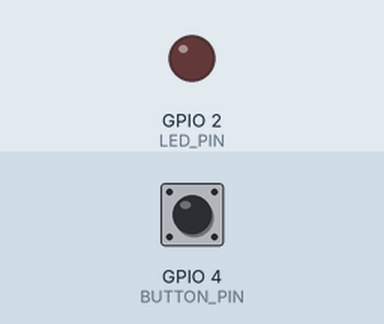
The sketch below on a simulated ESP32. Shown: output pins drawn as LEDs (lit = HIGH). The test bench sets the inputs (shaded band); at power-on: GPIO 4 (BUTTON_PIN) HIGH.

Above: at 1.2 s.
1.3 s: GPIO 4 (BUTTON_PIN) pulled LOW for 0.15 s
At 1.37 s:
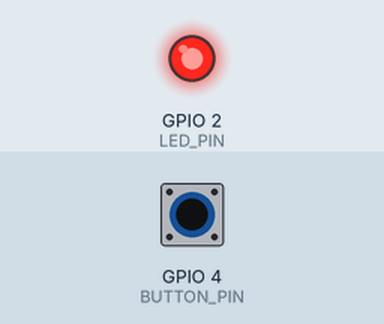
2.9 s: GPIO 4 (BUTTON_PIN) pulled LOW for 3.2 s
At 7.2 s:
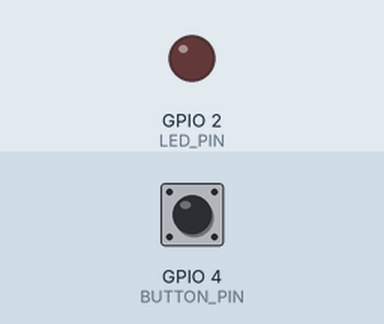
Timing chart, 0 to 8.7 s (numbered marks = the images above; inputs shaded):
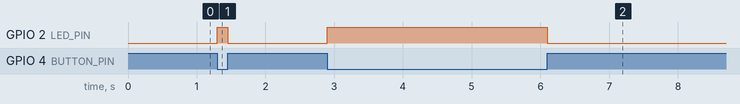

Measured:
- after the input at 1.3 s, GPIO 2 (LED_PIN): LOW → HIGH at once, → LOW 0.15 s later
- after the input at 2.9 s, GPIO 2 (LED_PIN): LOW → HIGH at once, → LOW 3.2 s later

The sketch:

sketch.ino
```cpp
const int LED_PIN = 2;
const int BUTTON_PIN = 4;

void setup() {
pinMode(LED_PIN , OUTPUT);
pinMode(BUTTON_PIN, INPUT_PULLUP);
}

void loop() {
int state = digitalRead(BUTTON_PIN);

if (state == LOW) {
  digitalWrite(LED_PIN, HIGH);
} else {
  digitalWrite(LED_PIN, LOW);
}
}
```
